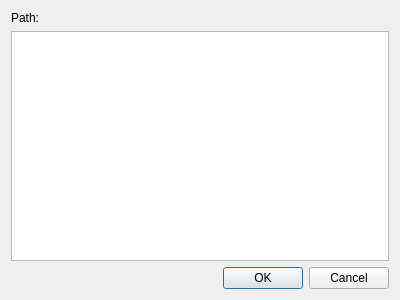
<?xml version="1.0" encoding="UTF-8"?>
<ui version="4.0">
 <class>ExternalsDialog</class>
 <widget class="QDialog" name="ExternalsDialog">
  <property name="geometry">
   <rect>
    <x>0</x>
    <y>0</y>
    <width>400</width>
    <height>300</height>
   </rect>
  </property>
  <property name="windowTitle">
   <string>Dialog</string>
  </property>
  <layout class="QGridLayout" name="gridLayout">
   <item row="0" column="0">
    <layout class="QHBoxLayout" name="horizontalLayout">
     <item>
      <widget class="QLabel" name="label_2">
       <property name="text">
        <string>Path:</string>
       </property>
      </widget>
     </item>
     <item>
      <widget class="QLabel" name="path_L">
       <property name="text">
        <string/>
       </property>
       <property name="textInteractionFlags">
        <set>Qt::LinksAccessibleByMouse|Qt::TextSelectableByKeyboard|Qt::TextSelectableByMouse</set>
       </property>
      </widget>
     </item>
    </layout>
   </item>
   <item row="1" column="0">
    <widget class="QTableWidget" name="externals_TW"/>
   </item>
   <item row="2" column="0">
    <widget class="QDialogButtonBox" name="buttonBox">
     <property name="orientation">
      <enum>Qt::Horizontal</enum>
     </property>
     <property name="standardButtons">
      <set>QDialogButtonBox::Cancel|QDialogButtonBox::Ok</set>
     </property>
    </widget>
   </item>
  </layout>
 </widget>
 <resources/>
 <connections>
  <connection>
   <sender>buttonBox</sender>
   <signal>accepted()</signal>
   <receiver>ExternalsDialog</receiver>
   <slot>accept()</slot>
   <hints>
    <hint type="sourcelabel">
     <x>248</x>
     <y>254</y>
    </hint>
    <hint type="destinationlabel">
     <x>157</x>
     <y>274</y>
    </hint>
   </hints>
  </connection>
  <connection>
   <sender>buttonBox</sender>
   <signal>rejected()</signal>
   <receiver>ExternalsDialog</receiver>
   <slot>reject()</slot>
   <hints>
    <hint type="sourcelabel">
     <x>316</x>
     <y>260</y>
    </hint>
    <hint type="destinationlabel">
     <x>286</x>
     <y>274</y>
    </hint>
   </hints>
  </connection>
 </connections>
</ui>
